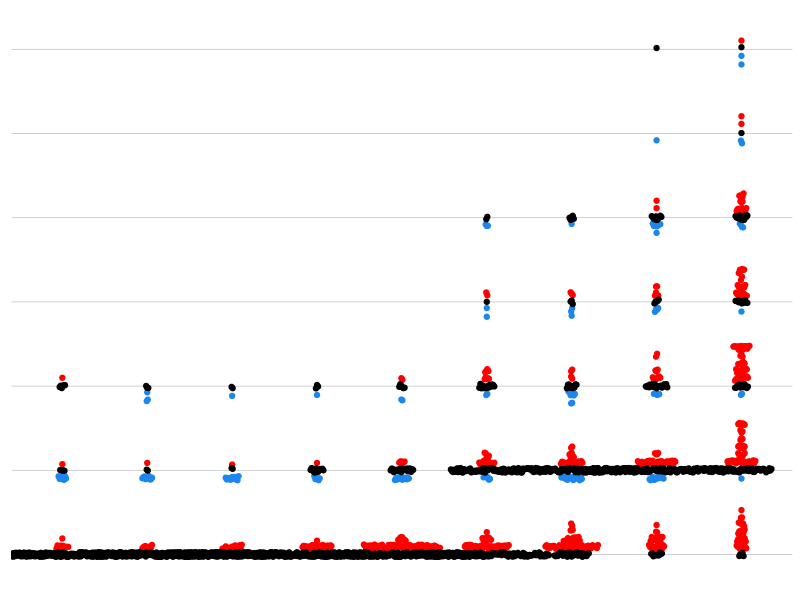
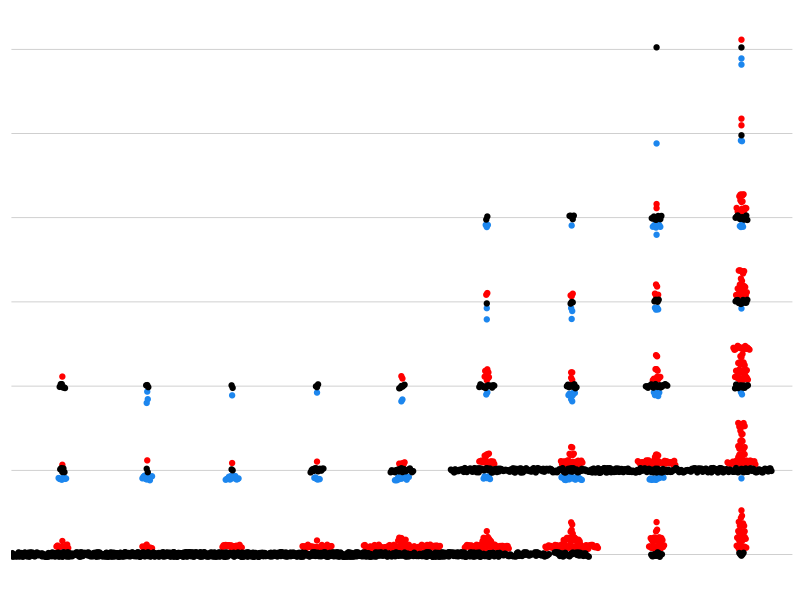

R code for these plots, in order:
#load libraries
library(ggplot2)

# set working directory
setwd("/path/to/files")

#load input files
    FISHseries <- read.csv("1D.csv", sep=",")
    FISHseries$dose <- as.factor(FISHseries$dose)

#make dot plot of FISH data series   
    ggplot(FISHseries, aes(dose, green_red, fill = count, color = count)) + 
	geom_dotplot(binaxis = "y", 
		stackdir = "center", 
		stackratio = 0.2, 
		dotsize = 1, 
		method = "dotdensity", 
		binpositions = "bygroup", 
		binwidth = 0.07, 
		drop = TRUE, 
		position = position_jitter(width = 0, height = 0.03)) + 
	scale_y_continuous(limits=c(2.1,9), 
		breaks = seq(1.1, 9.9, by = 2.2)) + 
	theme(legend.position="none") + 
	scale_fill_manual(values=c("RED"," dodgerblue2","BLACK")) + 
	scale_color_manual(values=c("RED"," dodgerblue2","BLACK")) + 
	theme(axis.title.x=element_blank(), 
		axis.text.x=element_blank(),
		axis.ticks.x=element_blank(), 
		axis.title.y=element_blank(), 
		axis.text.y=element_blank(),
		axis.ticks.y=element_blank()) + 
	theme(panel.background = element_rect(fill = "white"),
		panel.grid.major=element_line(size=0.25,linetype='solid',color="grey"), 
		panel.grid.minor=element_line(size=0.25, linetype='solid',color="grey"), 
		panel.grid.major.x = element_blank())
    
#save the files
ggsave("1D.tiff", device="tiff", width =7.45, height =2.58 , units ="in" , dpi=300)
  
